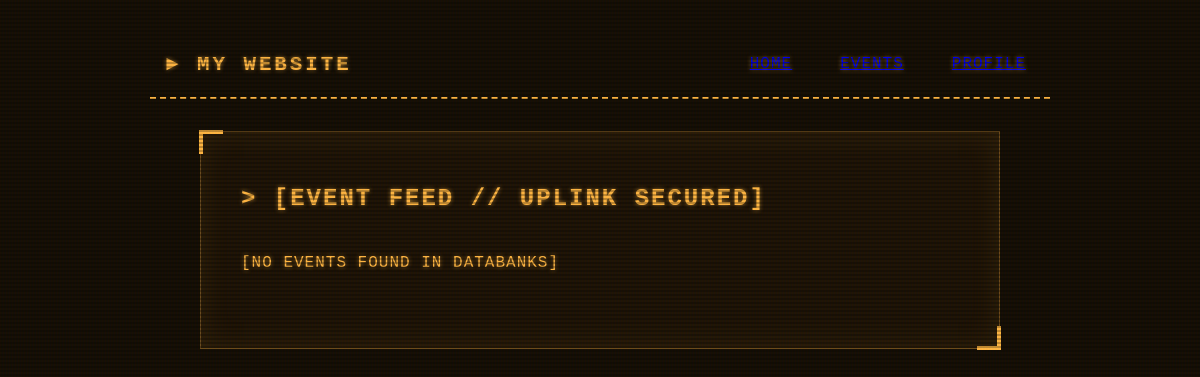
/calendar, run on an earlier commit of the app's database.
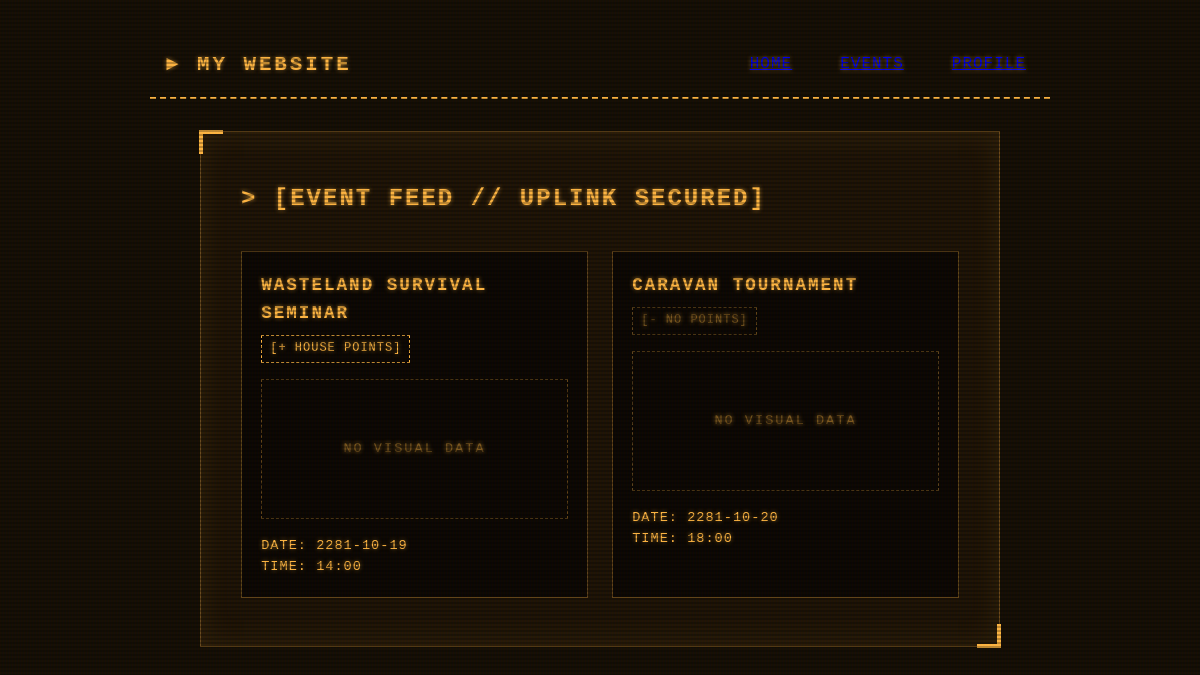
And on a later commit of the database.
### tables this page shows
CREATE TABLE Event (
    event_id INTEGER PRIMARY KEY AUTOINCREMENT,
    name TEXT NOT NULL,
    house_points INTEGER NOT NULL DEFAULT 0,
    event_date TEXT NOT NULL,
    event_time TEXT NOT NULL,
    image TEXT
);

### init.py (the view)
    @app.route('/calendar')
    def calendar():
        conn = get_db_connection()
        events = conn.execute('SELECT * FROM Event ORDER BY event_date ASC, event_time ASC').fetchall()
        conn.close()
        return render_template('calendar.html.jinja', events=events)

### init.py (called while the page is built)
def get_db_connection():
    conn = sqlite3.connect(DB_PATH)
    conn.row_factory = sqlite3.Row  # Allows us to access columns by name
    return conn

### Templates/calendar.html.jinja (shortened to what this page needs)
<!DOCTYPE html>
<html lang="en">
<head>
    <link rel="stylesheet" href="{{ url_for('static', filename='styles.css') }}">
</head>
<body>
    <nav class="navbar">
        <div class="logo">My Website</div>
        <ul class="nav-links">
            <li><a href="/">Home</a></li>
            <li><a href="/calendar">Events</a></li>
            <li><a href="/profile">Profile</a></li>
        </ul>
    </nav>
    <main class="container">
        <h2>[EVENT FEED // UPLINK SECURED]</h2>
        <div class="feed">
            {% for event in events %}
            <div class="post">
                <div class="post-header">
                    <h3>{{ event['name'] }}</h3>
                    <span class="badge {% if not event['house_points'] %}off{% endif %}">
                        {% if event['house_points'] %}
                            [+ HOUSE POINTS]
                        {% else %}
                            [- NO POINTS]
                        {% endif %}
                    </span>
                </div>
                {% if event['image'] %}
                    <img src="{{ url_for('static', filename='uploads/' + event['image']) }}" class="post-image">
                {% else %}
                    <div class="post-image placeholder">NO VISUAL DATA</div>
                {% endif %}
                <div class="post-body">
                    <p class="time">
                        DATE: {{ event['event_date'] }} <br>
                        TIME: {{ event['event_time'] }}
                    </p>
                </div>
            </div>
            {% else %}
                <p>[NO EVENTS FOUND IN DATABANKS]</p>
            {% endfor %}
        </div>
    </main>
</body>
</html>

### Static/styles.css (style rules this page uses)
* { margin: 0; padding: 0; box-sizing: border-box; }
:root { --primary-color: #ffb642; --primary-hover: #ffcf75; --primary-dim: rgba(255, 182, 66, 0.35); --bg-color: #160f05; --card-bg: #1f1406; --input-bg: #0d0803; --font-stack: 'Lucida Console', 'Courier New', Courier, monospace; }
body { font-family: var(--font-stack); color: var(--primary-color); background-color: var(--bg-color); line-height: 1.6; padding: 2rem 1rem; position: relative; overflow-x: hidden; text-shadow: 0 0 4px rgba(255, 182, 66, 0.6); animation: crt-flicker 0.15s infinite; }
body::before { content: " "; display: block; position: fixed; top: 0; left: 0; bottom: 0; right: 0; background: linear-gradient(rgba(18, 16, 16, 0) 50%, rgba(0, 0, 0, 0.25) 50%), linear-gradient(90deg, rgba(255, 0, 0, 0.03), rgba(0, 255, 0, 0.01), rgba(0, 0, 255, 0.03)); z-index: 99999; background-size: 100% 4px, 3px 100%; pointer-events: none; }
.navbar { max-width: 900px; margin: 0 auto 2rem auto; padding: 1rem; border-bottom: 2px dashed var(--primary-color); display: flex; justify-content: space-between; align-items: center; }
.logo { font-size: 1.3rem; font-weight: bold; letter-spacing: 3px; text-transform: uppercase; }
.logo::before { content: "► "; }
.nav-links { display: flex; list-style: none; gap: 2rem; }
.nav-links a { text-transform: uppercase; letter-spacing: 1px; padding: 0.2rem 0.5rem; }
.container, main { max-width: 800px; margin: 0 auto 3rem auto; background: var(--card-bg); padding: 3rem 2.5rem; position: relative; border: 1px solid var(--primary-dim); box-shadow: inset 0 0 30px rgba(255, 182, 66, 0.1); }
.container::before, main::before, .container::after, main::after { content: ""; position: absolute; width: 20px; height: 20px; border-color: var(--primary-color); border-style: solid; pointer-events: none; }
.container::before, main::before { top: -2px; left: -2px; border-width: 4px 0 0 4px; }
.container::after, main::after { bottom: -2px; right: -2px; border-width: 0 4px 4px 0; }
h1, h2, h3 { color: var(--primary-color); margin-bottom: 1.5rem; text-transform: uppercase; letter-spacing: 2px; font-size: 1.5rem; }
h2::before { content: "> "; }
p { margin-bottom: 1.5rem; letter-spacing: 1px; }
.feed { display: grid; grid-template-columns: repeat(auto-fit, minmax(250px, 1fr)); gap: 1.5rem; margin-top: 2rem; }
.post { border: 1px solid var(--primary-dim); padding: 1.2rem; background: var(--input-bg); transition: transform 0.2s, box-shadow 0.2s; display: flex; flex-direction: column; }
.post-header h3 { font-size: 1.1rem; border-bottom: none; margin-bottom: 0.5rem; }
.badge { font-size: 0.75rem; padding: 0.2rem 0.5rem; border: 1px dashed var(--primary-color); display: inline-block; margin-bottom: 1rem; letter-spacing: 1px; }
.badge.off { border-color: var(--primary-dim); color: var(--primary-dim); }
.post-image.placeholder { height: 140px; display: flex; align-items: center; justify-content: center; border: 1px dashed var(--primary-dim); font-size: 0.85rem; letter-spacing: 2px; margin-bottom: 1rem; color: var(--primary-dim); text-align: center; }
.post-body p { font-size: 0.85rem; margin-bottom: 0; }

What changed in the data, as far as the page shows it:
added Event: name "WASTELAND SURVIVAL SEMINAR", house_points "[+ HOUSE POINTS]", event_date "2281-10-19", event_time "14:00"
added Event: name "CARAVAN TOURNAMENT", house_points "[- NO POINTS]", event_date "2281-10-20", event_time "18:00"
Also different on the page:
text no longer shown: "[NO EVENTS FOUND IN DATABANKS]"
